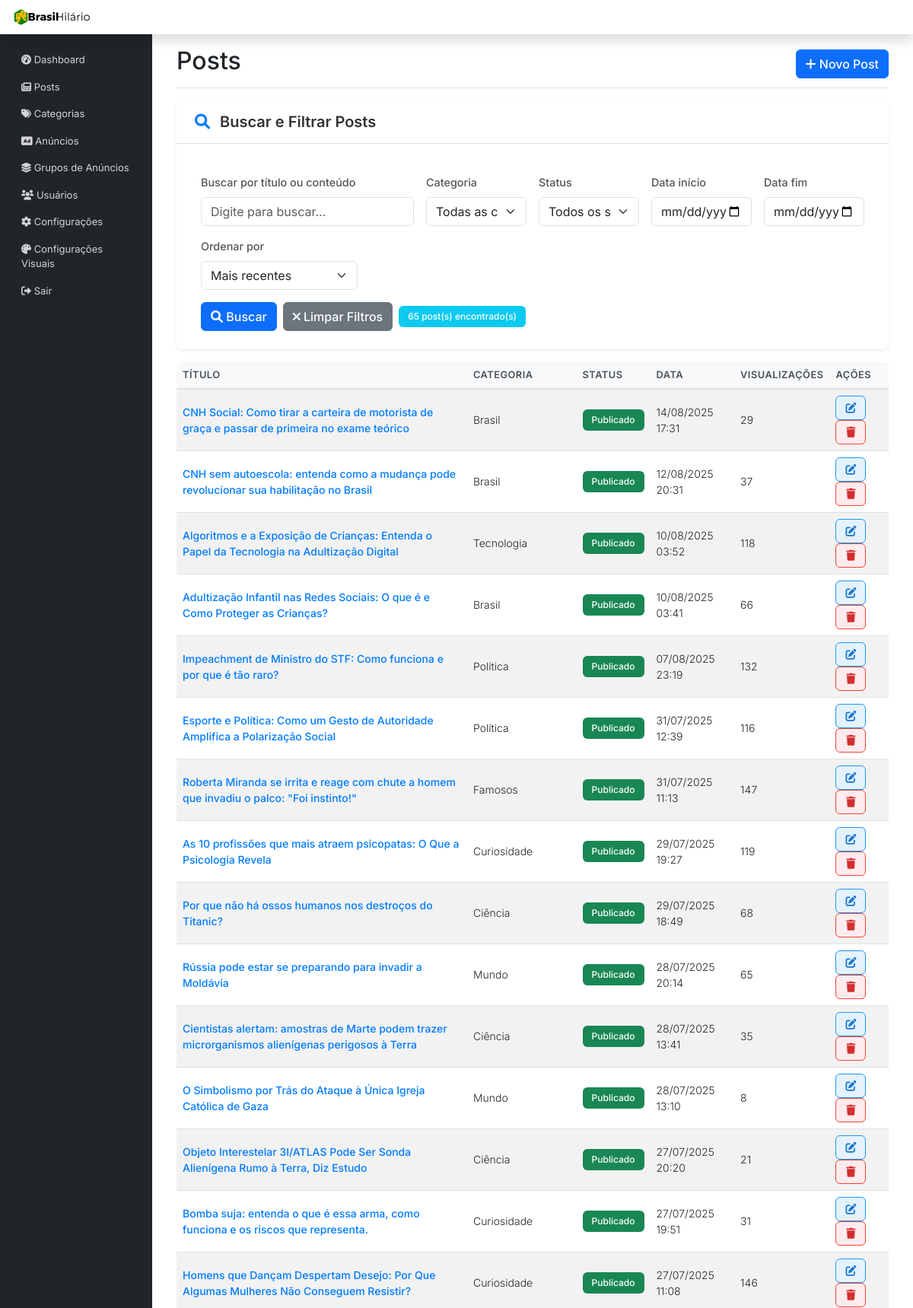
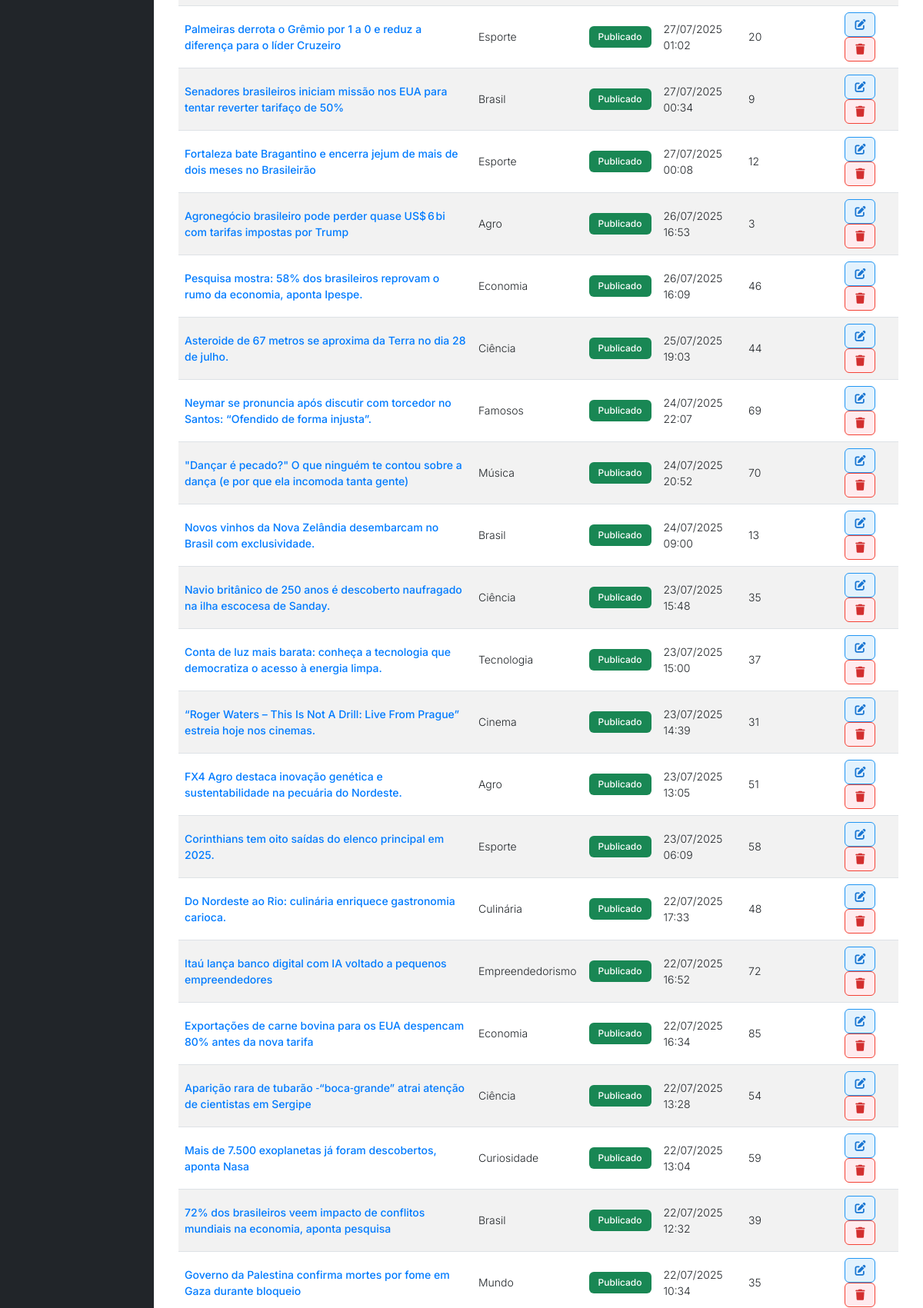
The app's page /admin/posts.php (signed in, upper part) with its own data (2 pictures, top to bottom).
### tables this page shows
CREATE TABLE `posts` (
  `id` int(11) NOT NULL,
  `titulo` varchar(255) NOT NULL,
  `resumo` text,
  `slug` varchar(255) NOT NULL,
  `conteudo` longtext NOT NULL,
  `editor_type` enum('tinymce','markdown') NOT NULL DEFAULT 'tinymce',
  `data_publicacao` datetime NOT NULL DEFAULT CURRENT_TIMESTAMP,
  `publicado` tinyint(1) NOT NULL DEFAULT '1',
  `imagem_destacada` varchar(255) DEFAULT NULL,
  `visualizacoes` int(11) NOT NULL DEFAULT '0',
  `categoria_id` int(11) NOT NULL,
  `autor_id` int(11) DEFAULT NULL,
  `criado_em` datetime DEFAULT CURRENT_TIMESTAMP,
  `atualizado_em` datetime DEFAULT CURRENT_TIMESTAMP ON UPDATE CURRENT_TIMESTAMP
);

CREATE TABLE `categorias` (
  `id` int(11) NOT NULL,
  `nome` varchar(100) NOT NULL,
  `slug` varchar(100) NOT NULL,
  `criada_em` datetime DEFAULT CURRENT_TIMESTAMP
);

### admin/posts.php (the view, shortened to what this page needs)
<?php
require_once '../includes/db.php';
$busca = $_GET['busca'] ?? '';
$data_inicio = $_GET['data_inicio'] ?? '';
$data_fim = $_GET['data_fim'] ?? '';
$ordenacao = $_GET['ordenacao'] ?? 'criado_em DESC';
$sql = "SELECT p.*, c.nome as categoria_nome
                         FROM posts p
                         LEFT JOIN categorias c ON p.categoria_id = c.id
        WHERE 1=1";
$params = [];
$sql .= " ORDER BY $ordenacao";
try {
    $stmt = $pdo->prepare($sql);
    $stmt->execute($params);
    $posts = $stmt->fetchAll(PDO::FETCH_ASSOC);
} catch (Exception $e) {
    die("Erro ao buscar posts: " . $e->getMessage());
}
include 'includes/header.php';
?>
<div class="d-flex justify-content-between flex-wrap flex-md-nowrap align-items-center pt-3 pb-2 mb-3 border-bottom">
    <h1 class="h2">Posts</h1>
    <div class="btn-toolbar mb-2 mb-md-0">
        <a href="novo-post.php" class="btn btn-primary">
            <i class="fas fa-plus"></i> Novo Post
        </a>
    </div>
</div>
            <div class="card mb-4">
                <div class="card-header">
                    <h5 class="mb-0"><i class="fas fa-search"></i> Buscar e Filtrar Posts</h5>
                </div>
                <div class="card-body">
                    <form method="GET" action="" class="row g-3">
                        <div class="col-md-4">
                            <label for="busca" class="form-label">Buscar por título ou conteúdo</label>
                            <input type="text" class="form-control" id="busca" name="busca"
                                   value="<?php echo htmlspecialchars($busca); ?>"
                                   placeholder="Digite para buscar...">
                        </div>
                        <div class="col-md-2">
                            <label for="categoria_id" class="form-label">Categoria</label>
                            <select class="form-select" id="categoria_id" name="categoria_id">
                                <option value="">Todas as categorias</option>
                            </select>
                        </div>
                        <div class="col-md-2">
                            <label for="status" class="form-label">Status</label>
                            <select class="form-select" id="status" name="status">
                                <option value="">Todos os status</option>
                            </select>
                        </div>
                        <div class="col-md-2">
                            <label for="data_inicio" class="form-label">Data início</label>
                            <input type="date" class="form-control" id="data_inicio" name="data_inicio"
                                   value="<?php echo htmlspecialchars($data_inicio); ?>">
                        </div>
                        <div class="col-md-2">
                            <label for="data_fim" class="form-label">Data fim</label>
                            <input type="date" class="form-control" id="data_fim" name="data_fim"
                                   value="<?php echo htmlspecialchars($data_fim); ?>">
                        </div>
                        <div class="col-md-3">
                            <label for="ordenacao" class="form-label">Ordenar por</label>
                            <select class="form-select" id="ordenacao" name="ordenacao">
                                <option value="criado_em DESC" <?php echo $ordenacao === 'criado_em DESC' ? 'selected' : ''; ?>>Mais recentes</option>
                            </select>
                        </div>
                        <div class="col-12">
                            <div class="d-flex gap-2">
                                <button type="submit" class="btn btn-primary">
                                    <i class="fas fa-search"></i> Buscar
                                </button>
                                <a href="posts.php" class="btn btn-secondary">
                                    <i class="fas fa-times"></i> Limpar Filtros
                                </a>
                                <span class="badge bg-info align-self-center">
                                    <?php echo count($posts); ?> post(s) encontrado(s)
                                </span>
                            </div>
                        </div>
                    </form>
                </div>
            </div>
            <div class="table-responsive">
                <table class="table table-striped table-hover">
                    <thead>
                        <tr>
                            <th>Título</th>
                            <th>Categoria</th>
                            <th>Status</th>
                            <th>Data</th>
                            <th>Visualizações</th>
                            <th>Ações</th>
                        </tr>
                    </thead>
                    <tbody>
                        <?php if (empty($posts)): ?>
                            <tr>
                                <td colspan="6" class="text-center text-muted py-4">
                                    <i class="fas fa-search fa-2x mb-3"></i>
                                    <p>Nenhum post encontrado com os filtros aplicados.</p>
                                    <a href="posts.php" class="btn btn-outline-primary btn-sm">Limpar filtros</a>
                                </td>
                            </tr>
                        <?php else: ?>
                        <?php foreach ($posts as $post): ?>
                            <tr>
                                <td>
                                    <a href="<?php echo BLOG_URL . '/post/' . $post['slug']; ?>" target="_blank">
                                        <?php echo htmlspecialchars($post['titulo']); ?>
                                    </a>
                                </td>
                                <td><?php echo htmlspecialchars($post['categoria_nome'] ?? 'Sem categoria'); ?></td>
                                <td>
                                    <?php if ($post['publicado']): ?>
                                        <span class="badge bg-success">Publicado</span>
                                    <?php else: ?>
                                        <span class="badge bg-secondary">Rascunho</span>
                                    <?php endif; ?>
                                </td>
                                <td><?php echo date('d/m/Y H:i', strtotime($post['criado_em'])); ?></td>
                                <td><?php echo number_format($post['visualizacoes'], 0, ',', '.'); ?></td>
                                <td>
                                    <a href="editar-post.php?id=<?php echo $post['id']; ?>" class="btn btn-sm btn-primary">
                                        <i class="fas fa-edit"></i>
                                    </a>
                                    <a href="excluir-post.php?id=<?php echo $post['id']; ?>"
                                       class="btn btn-sm btn-danger"
                                       onclick="return confirm('Tem certeza que deseja excluir este post?')">
                                        <i class="fas fa-trash"></i>
                                    </a>
                                </td>
                            </tr>
                        <?php endforeach; ?>
                        <?php endif; ?>
                    </tbody>
                </table>
            </div>
<?php include 'includes/footer.php'; ?>

### admin/css-custom/style-custom-adm.css (style rules this page uses)
html, body { height: 100%; }
body { display: flex; flex-direction: column; }
.row { flex: 1; display: flex; }
.col-md-9.ms-sm-auto.col-lg-10.px-md-4 > * { flex: 0 0 auto; }
.card { height: auto; display: block; }
.card-body { flex: none; }
.table-responsive { flex: none; display: block; }
.table { flex: none; }
form { flex: none; display: block; }
.d-flex.justify-content-between, .btn-group, .alert, .nav-tabs, .tab-content { flex: none; display: block; }
.row .col-md-12, .row .col-md-6, .row .col-md-4, .row .col-md-3 { flex: none; display: block; }
.d-flex { display: flex !important; }
.mb-3, .mb-4, .mb-5 { margin-bottom: 1rem !important; }
.btn-toolbar, .d-flex.justify-content-between { margin-top: 0; margin-bottom: 1rem; }
.card-header h5 { color: #333; font-weight: 600; }
.card-header h5 i { margin-right: 0.5rem; color: #007bff; }
.form-label { font-weight: 500; color: #555; font-size: 0.9rem; }
.form-control, .form-select { border-radius: 0.375rem; border: 1px solid #ced4da; transition: border-color 0.15s ease-in-out, box-shadow 0.15s ease-in-out; }
.btn { border-radius: 0.375rem; font-weight: 500; }
.badge { font-size: 0.875rem; padding: 0.5rem 0.75rem; }
.table { border-radius: 0.5rem; overflow: hidden; box-shadow: 0 0.125rem 0.25rem rgba(0, 0, 0, 0.075); }
.table thead th { background-color: #f8f9fa; border-bottom: 2px solid #dee2e6; font-weight: 600; color: #495057; text-transform: uppercase; font-size: 0.8rem; letter-spacing: 0.5px; }
.table tbody a { color: #007bff; text-decoration: none; font-weight: 500; }
.btn-sm { padding: 0.375rem 0.75rem; font-size: 0.875rem; border-radius: 0.375rem; font-weight: 500; transition: all 0.2s ease; border: 1px solid; display: inline-flex; align-items: center; justify-content: center; min-height: 32px; line-height: 1; }
.btn-sm + .btn-sm { margin-left: 0; }
.btn-sm i { color: inherit; display: inline-block; vertical-align: middle; line-height: 1; font-size: 0.875rem; width: 1em; height: 1em; text-align: center; }
.btn-sm.btn-primary { background-color: #e3f2fd; border-color: #2196f3; color: #1976d2; }
.btn-sm.btn-primary i { color: inherit; }
.btn-sm.btn-danger { background-color: #ffebee; border-color: #f44336; color: #d32f2f; }
.btn-sm.btn-danger i { color: inherit; }

### admin/includes/header.php (style rules this page uses)
body { font-family: 'Inter', sans-serif; }
.row { margin-left: 0; margin-right: 0; }
.container-fluid .row { margin: 0; }
.col-md-9.ms-sm-auto.col-lg-10.px-md-4 > * { width: 100%; max-width: 100%; }
html, body { height: 100%; }
body { display: flex; flex-direction: column; }
.row { flex: 1; display: flex; }
.col-md-9.ms-sm-auto.col-lg-10.px-md-4 > * { flex: 0 0 auto; }
.card, .table-responsive, form, .alert, .nav-tabs, .tab-content { flex: none; display: block; }
.row .col-md-12, .row .col-md-6, .row .col-md-4, .row .col-md-3 { flex: none; display: block; }
.d-flex { display: flex !important; }
.card { border: none; box-shadow: 0 0.125rem 0.25rem rgba(0, 0, 0, 0.075); border-radius: 0.5rem; }
.card-header { background-color: #fff; border-bottom: 1px solid #dee2e6; border-radius: 0.5rem 0.5rem 0 0 !important; padding: 1rem 1.5rem; }
.card-body { padding: 1.5rem; }
.table th { border-top: none; font-weight: 600; color: #495057; background-color: #f8f9fa; }
.table td { vertical-align: middle; }
.btn { border-radius: 0.375rem; font-weight: 500; }
.badge { font-size: 0.75rem; font-weight: 500; }
.form-control, .form-select { border-radius: 0.375rem; border: 1px solid #dee2e6; }

### records on screen
posts: titulo "CNH Social: Como tirar a carteira de motorista de graça e passar de primeira no exame teórico", categoria.nome "Brasil", publicado "Publicado", criado_em "14/08/2025 17:31", visualizacoes "29"
posts: titulo "CNH sem autoescola: entenda como a mudança pode revolucionar sua habilitação no Brasil", categoria.nome "Brasil", publicado "Publicado", criado_em "12/08/2025 20:31", visualizacoes "37"
posts: titulo "Algoritmos e a Exposição de Crianças: Entenda o Papel da Tecnologia na Adultização Digital", categoria.nome "Tecnologia", publicado "Publicado", criado_em "10/08/2025 03:52", visualizacoes "118"
posts: titulo "Adultização Infantil nas Redes Sociais: O que é e Como Proteger as Crianças?", categoria.nome "Brasil", publicado "Publicado", criado_em "10/08/2025 03:41", visualizacoes "66"
posts: titulo "Impeachment de Ministro do STF: Como funciona e por que é tão raro?", categoria.nome "Política", publicado "Publicado", criado_em "07/08/2025 23:19", visualizacoes "132"
posts: titulo "Esporte e Política: Como um Gesto de Autoridade Amplifica a Polarização Social", categoria.nome "Política", publicado "Publicado", criado_em "31/07/2025 12:39", visualizacoes "116"
posts: titulo "Roberta Miranda se irrita e reage com chute a homem que invadiu o palco: \"Foi instinto!\"", categoria.nome "Famosos", publicado "Publicado", criado_em "31/07/2025 11:13", visualizacoes "147"
posts: titulo "As 10 profissões que mais atraem psicopatas: O Que a Psicologia Revela", categoria.nome "Curiosidade", publicado "Publicado", criado_em "29/07/2025 19:27", visualizacoes "119"
posts: titulo "Por que não há ossos humanos nos destroços do Titanic?", categoria.nome "Ciência", publicado "Publicado", criado_em "29/07/2025 18:49", visualizacoes "68"
posts: titulo "Rússia pode estar se preparando para invadir a Moldávia", categoria.nome "Mundo", publicado "Publicado", criado_em "28/07/2025 20:14", visualizacoes "65"
posts: titulo "Cientistas alertam: amostras de Marte podem trazer microrganismos alienígenas perigosos à Terra", categoria.nome "Ciência", publicado "Publicado", criado_em "28/07/2025 13:41", visualizacoes "35"
posts: titulo "O Simbolismo por Trás do Ataque à Única Igreja Católica de Gaza", categoria.nome "Mundo", publicado "Publicado", criado_em "28/07/2025 13:10", visualizacoes "8"
posts: titulo "Objeto Interestelar 3I/ATLAS Pode Ser Sonda Alienígena Rumo à Terra, Diz Estudo", categoria.nome "Ciência", publicado "Publicado", criado_em "27/07/2025 20:20", visualizacoes "21"
posts: titulo "Bomba suja: entenda o que é essa arma, como funciona e os riscos que representa.", categoria.nome "Curiosidade", publicado "Publicado", criado_em "27/07/2025 19:51", visualizacoes "31"
posts: titulo "Homens que Dançam Despertam Desejo: Por Que Algumas Mulheres Não Conseguem Resistir?", categoria.nome "Curiosidade", publicado "Publicado", criado_em "27/07/2025 11:08", visualizacoes "146"
posts: titulo "Palmeiras derrota o Grêmio por 1 a 0 e reduz a diferença para o líder Cruzeiro", categoria.nome "Esporte", publicado "Publicado", criado_em "27/07/2025 01:02", visualizacoes "20"
posts: titulo "Senadores brasileiros iniciam missão nos EUA para tentar reverter tarifaço de 50%", categoria.nome "Brasil", publicado "Publicado", criado_em "27/07/2025 00:34", visualizacoes "9"
posts: titulo "Fortaleza bate Bragantino e encerra jejum de mais de dois meses no Brasileirão", categoria.nome "Esporte", publicado "Publicado", criado_em "27/07/2025 00:08", visualizacoes "12"
posts: titulo "Agronegócio brasileiro pode perder quase US$ 6 bi com tarifas impostas por Trump", categoria.nome "Agro", publicado "Publicado", criado_em "26/07/2025 16:53", visualizacoes "3"
posts: titulo "Pesquisa mostra: 58% dos brasileiros reprovam o rumo da economia, aponta Ipespe.", categoria.nome "Economia", publicado "Publicado", criado_em "26/07/2025 16:09", visualizacoes "46"
posts: titulo "Asteroide de 67 metros se aproxima da Terra no dia 28 de julho.", categoria.nome "Ciência", publicado "Publicado", criado_em "25/07/2025 19:03", visualizacoes "44"
posts: titulo "Neymar se pronuncia após discutir com torcedor no Santos: “Ofendido de forma injusta”.", categoria.nome "Famosos", publicado "Publicado", criado_em "24/07/2025 22:07", visualizacoes "69"
posts: titulo "\"Dançar é pecado?\" O que ninguém te contou sobre a dança (e por que ela incomoda tanta gente)", categoria.nome "Música", publicado "Publicado", criado_em "24/07/2025 20:52", visualizacoes "70"
posts: titulo "Novos vinhos da Nova Zelândia desembarcam no Brasil com exclusividade.", categoria.nome "Brasil", publicado "Publicado", criado_em "24/07/2025 09:00", visualizacoes "13"
posts: titulo "Navio britânico de 250 anos é descoberto naufragado na ilha escocesa de Sanday.", categoria.nome "Ciência", publicado "Publicado", criado_em "23/07/2025 15:48", visualizacoes "35"
posts: titulo "Conta de luz mais barata: conheça a tecnologia que democratiza o acesso à energia limpa.", categoria.nome "Tecnologia", publicado "Publicado", criado_em "23/07/2025 15:00", visualizacoes "37"
posts: titulo "“Roger Waters – This Is Not A Drill: Live From Prague” estreia hoje nos cinemas.", categoria.nome "Cinema", publicado "Publicado", criado_em "23/07/2025 14:39", visualizacoes "31"
posts: titulo "FX4 Agro destaca inovação genética e sustentabilidade na pecuária do Nordeste.", categoria.nome "Agro", publicado "Publicado", criado_em "23/07/2025 13:05", visualizacoes "51"
posts: titulo "Corinthians tem oito saídas do elenco principal em 2025.", categoria.nome "Esporte", publicado "Publicado", criado_em "23/07/2025 06:09", visualizacoes "58"
posts: titulo "Do Nordeste ao Rio: culinária enriquece gastronomia carioca.", categoria.nome "Culinária", publicado "Publicado", criado_em "22/07/2025 17:33", visualizacoes "48"
posts: titulo "Itaú lança banco digital com IA voltado a pequenos empreendedores", categoria.nome "Empreendedorismo", publicado "Publicado", criado_em "22/07/2025 16:52", visualizacoes "72"
posts: titulo "Exportações de carne bovina para os EUA despencam 80% antes da nova tarifa", categoria.nome "Economia", publicado "Publicado", criado_em "22/07/2025 16:34", visualizacoes "85"
posts: titulo "Aparição rara de tubarão ‑“boca‑grande” atrai atenção de cientistas em Sergipe", categoria.nome "Ciência", publicado "Publicado", criado_em "22/07/2025 13:28", visualizacoes "54"
posts: titulo "Mais de 7.500 exoplanetas já foram descobertos, aponta Nasa", categoria.nome "Curiosidade", publicado "Publicado", criado_em "22/07/2025 13:04", visualizacoes "59"
posts: titulo "72% dos brasileiros veem impacto de conflitos mundiais na economia, aponta pesquisa", categoria.nome "Brasil", publicado "Publicado", criado_em "22/07/2025 12:32", visualizacoes "39"
posts: titulo "Governo da Palestina confirma mortes por fome em Gaza durante bloqueio", categoria.nome "Mundo", publicado "Publicado", criado_em "22/07/2025 10:34", visualizacoes "35"

### other values on screen
count($posts) "65"
